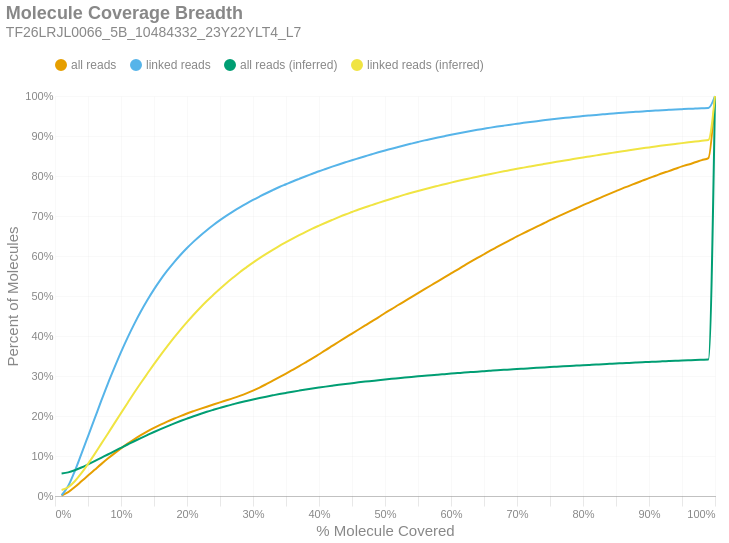

The cell this chart's notebook holds for it:
### Markdown cell above
### Molecule Read Coverage
This chart shows molecule coverage breadth as computed by the number of bases aligned to that molecule. In other words, "*how much of each unique long molecule is actually sequenced/aligned?*" Keep in mind there is a distinction between sequences and alignments, since some sequences belonging to a particular molecule may not align well and wouldn't appear in the alignment data. This chart also shows molecule coverage breadth as computed by the *inferred fragment* from which the aligned sequences originate. Unlike read coverage, this calculation takes into account the total insert size, including unsequenced gaps between the forward and reverse reads. Like the previous figures, these are cumulative percents.

### Code cell
if SKIPLR:
    print_html(f"Skipped")
else:
    binned_df = consolidated_hist(valids['coverage_bp'], mask, 0.01, True)
    binned_df_inf = consolidated_hist(valids['coverage_inserts'], mask, 0.01, True)
    binned_df = binned_df.with_columns(pl.lit(binned_df_inf['all reads (cumsum)']).alias('all reads (inferred)'))
    binned_df = binned_df.with_columns(pl.lit(binned_df_inf['linked reads (cumsum)']).alias('linked reads (inferred)'))
    binned_df = binned_df.with_columns(
        (pl.col('bin').cast(pl.Float64) + 0.01).alias('right_edge')
    )

    with SafeRender(binned_df):
        (
            density_plot(binned_df, 'Molecule Coverage Breadth', samplename, 'molcov', ['all reads (inferred)','linked reads (inferred)'])
            .encode(
                #x=alt.X('bin:Q', title="% Molecule Covered").axis(format = '%').scale(padding=0),
                x=alt.X('right_edge:Q', title="% Molecule Covered").axis(format='%').scale(padding=0),
                y=alt.Y('value:Q', title='Percent of Molecules')
                    .axis(format='%')
                    .stack(False)
                    .scale(domainMin=0, padding=0),
                color=alt.Color("key:N").scale(domain = ["all reads", "linked reads", "all reads (inferred)", "linked reads (inferred)"]),
                tooltip = [
                    alt.Tooltip("key:N", title = "Data Type"),
                    alt.Tooltip("range_label:N", title="% Molecule Covered"),
                    alt.Tooltip("value:Q", format = ".2%", title="% Molecules")
                ]
            )
        ).display()

### Figure 1 — Vega-Lite specification as saved in the notebook (floating-point values rounded to 4 significant figures)
{"width": "container", "height": 400, "config": {"title": {"anchor": "start", "dy": -15, "fontSize": 18, "color": "#888888", "subtitleColor": "#888888", "subtitleFontSize": 14}, "arc": {"fill": "#0072B2"}, "axis": {"domainColor": "#888888", "domainWidth": 0.5, "gridWidth": 0.2, "grid": false, "titleFontWeight": 400, "titleFontSize": 15, "labelFontSize": 11, "labelColor": "#888888", "tickColor": "#888888", "tickWidth": 0.2, "titleColor": "#888888"}, "axisBand": {"grid": false}, "axisX": {"grid": true, "tickSize": 10, "domainCap": "round"}, "axisY": {"domain": false, "grid": true, "tickSize": 0, "domainCap": "round"}, "background": "transparent", "header": {"labelFontSize": 15, "labelColor": "#888888", "titleFontSize": 15, "titleFontWeight": 600, "titleColor": "#888888"}, "legend": {"labelFont": "sans-serif", "labelFontSize": 12, "labelColor": "#888888", "symbolSize": 100, "symbolType": "circle", "titleFontSize": 12, "titlePadding": 10, "titleColor": "#888888", "title": null, "orient": "top"}, "range": {"category": ["#E69F00", "#56B4E9", "#009E73", "#F0E442", "#0072B2", "#D55E00", "#CC79A7", "#000000"], "diverging": ["#cfe8f3", "#a2d4ec", "#73bfe2", "#46abdb", "#1696d2", "#12719e"]}, "area": {"fill": "#0072B2", "fillOpacity": 0.7, "line": true, "strokeOpacity": 0.7}, "line": {"color": "#0072B2", "stroke": "#0072B2", "strokeWidth": 2}, "trail": {"color": "#0072B2", "stroke": "#0072B2", "strokeWidth": 0, "size": 1}, "point": {"filled": true, "fillOpacity": 1.0, "size": 95}, "text": {"color": "#888888", "fontSize": 11, "align": "right", "fontWeight": 400, "size": 11}, "bar": {"fill": "#0072B2", "stroke": null}, "view": {"stroke": null, "continuousWidth": 660, "continuousHeight": 400}}, "data": {"name": "data-2658d201acc51cc00e4a8d46a4c5c7e2"}, "mark": {"type": "line", "interpolate": "monotone", "point": {"opacity": 0, "size": 275}}, "encoding": {"color": {"field": "key", "scale": {"domain": ["all reads", "linked reads", "all reads (inferred)", "linked reads (inferred)"]}, "type": "nominal"}, "tooltip": [{"field": "key", "title": "Data Type", "type": "nominal"}, {"field": "range_label", "title": "% Molecule Covered", "type": "nominal"}, {"field": "value", "format": ".2%", "title": "% Molecules", "type": "quantitative"}], "x": {"axis": {"format": "%"}, "field": "right_edge", "scale": {"padding": 0}, "title": "% Molecule Covered", "type": "quantitative"}, "y": {"axis": {"format": "%"}, "field": "value", "scale": {"domainMin": 0, "padding": 0}, "stack": false, "title": "Percent of Molecules", "type": "quantitative"}}, "params": [{"name": "param_c36ac31b6afebe62", "select": {"type": "point", "fields": ["key"]}, "bind": "legend"}], "title": {"text": "Molecule Coverage Breadth", "subtitle": "TF26LRJL0066_5B_10484332_23Y22YLT4_L7"}, "transform": [{"fold": ["all reads (cumsum)", "linked reads (cumsum)", "all reads (inferred)", "linked reads (inferred)"]}, {"calculate": "replace(datum.key, ' (cumsum)', '')", "as": "key"}, {"filter": {"param": "param_c36ac31b6afebe62"}}], "usermeta": {"embedOptions": {"downloadFileName": "TF26LRJL0066_5B_10484332_23Y22YLT4_L7.molcov"}}, "$schema": "https://vega.github.io/schema/vega-lite/v6.4.1.json", "datasets": {"data-2658d201acc51cc00e4a8d46a4c5c7e2": [{"bin": "0.0", "interval": "0.0-0.01", "all reads": 0.001047, "linked reads": 0.001907, "all reads (cumsum)": 0.001047, "linked reads (cumsum)": 0.001907, "range_label": "0.0-0.01", "all reads (inferred)": 0.05631, "linked reads (inferred)": 0.01516, "right_edge": 0.01}, {"bin": "0.01", "interval": "0.01-0.02", "all reads": 0.008443, "linked reads": 0.02286, "all reads (cumsum)": 0.00949, "linked reads (cumsum)": 0.02477, "range_label": "0.01-0.02", "all reads (inferred)": 0.05908, "linked reads (inferred)": 0.02197, "right_edge": 0.02}, {"bin": "0.02", "interval": "0.02-0.03", "all reads": 0.01293, "linked reads": 0.03755, "all reads (cumsum)": 0.02242, "linked reads (cumsum)": 0.06232, "range_label": "0.02-0.03", "all reads (inferred)": 0.0644, "linked reads (inferred)": 0.03692, "right_edge": 0.03}, {"bin": "0.03", "interval": "0.03-0.04", "all reads": 0.0143, "linked reads": 0.04309, "all reads (cumsum)": 0.03672, "linked reads (cumsum)": 0.1054, "range_label": "0.03-0.04", "all reads (inferred)": 0.07121, "linked reads (inferred)": 0.05698, "right_edge": 0.04}, {"bin": "0.04", "interval": "0.04-0.05", "all reads": 0.01437, "linked reads": 0.04382, "all reads (cumsum)": 0.05109, "linked reads (cumsum)": 0.1492, "range_label": "0.04-0.05", "all reads (inferred)": 0.07903, "linked reads (inferred)": 0.08017, "right_edge": 0.05}, {"bin": "0.05", "interval": "0.05-0.06", "all reads": 0.01431, "linked reads": 0.04406, "all reads (cumsum)": 0.0654, "linked reads (cumsum)": 0.1933, "range_label": "0.05-0.06", "all reads (inferred)": 0.08715, "linked reads (inferred)": 0.1047, "right_edge": 0.06}, {"bin": "0.06", "interval": "0.06-0.07", "all reads": 0.01432, "linked reads": 0.04435, "all reads (cumsum)": 0.07971, "linked reads (cumsum)": 0.2376, "range_label": "0.06-0.07", "all reads (inferred)": 0.09548, "linked reads (inferred)": 0.1302, "right_edge": 0.07}, {"bin": "0.07", "interval": "0.07-0.08", "all reads": 0.01383, "linked reads": 0.04291, "all reads (cumsum)": 0.09354, "linked reads (cumsum)": 0.2805, "range_label": "0.07-0.08", "all reads (inferred)": 0.1038, "linked reads (inferred)": 0.1555, "right_edge": 0.08}, {"bin": "0.08", "interval": "0.08-0.09", "all reads": 0.01298, "linked reads": 0.0403, "all reads (cumsum)": 0.1065, "linked reads (cumsum)": 0.3208, "range_label": "0.08-0.09", "all reads (inferred)": 0.1122, "linked reads (inferred)": 0.1816, "right_edge": 0.09}, {"bin": "0.09", "interval": "0.09-0.1", "all reads": 0.01255, "linked reads": 0.03891, "all reads (cumsum)": 0.1191, "linked reads (cumsum)": 0.3598, "range_label": "0.09-0.1", "all reads (inferred)": 0.1205, "linked reads (inferred)": 0.2073, "right_edge": 0.1}, {"bin": "0.1", "interval": "0.1-0.11", "all reads": 0.01172, "linked reads": 0.03625, "all reads (cumsum)": 0.1308, "linked reads (cumsum)": 0.396, "range_label": "0.1-0.11", "all reads (inferred)": 0.1288, "linked reads (inferred)": 0.2327, "right_edge": 0.11}, {"bin": "0.11", "interval": "0.11-0.12", "all reads": 0.01095, "linked reads": 0.03374, "all reads (cumsum)": 0.1417, "linked reads (cumsum)": 0.4297, "range_label": "0.11-0.12", "all reads (inferred)": 0.1369, "linked reads (inferred)": 0.258, "right_edge": 0.12}, {"bin": "0.12", "interval": "0.12-0.13", "all reads": 0.01023, "linked reads": 0.03146, "all reads (cumsum)": 0.152, "linked reads (cumsum)": 0.4612, "range_label": "0.12-0.13", "all reads (inferred)": 0.1448, "linked reads (inferred)": 0.2825, "right_edge": 0.13}, {"bin": "0.13", "interval": "0.13-0.14", "all reads": 0.009442, "linked reads": 0.02873, "all reads (cumsum)": 0.1614, "linked reads (cumsum)": 0.4899, "range_label": "0.13-0.14", "all reads (inferred)": 0.1524, "linked reads (inferred)": 0.3062, "right_edge": 0.14}, {"bin": "0.14", "interval": "0.14-0.15", "all reads": 0.0088, "linked reads": 0.02653, "all reads (cumsum)": 0.1702, "linked reads (cumsum)": 0.5165, "range_label": "0.14-0.15", "all reads (inferred)": 0.16, "linked reads (inferred)": 0.3297, "right_edge": 0.15}, {"bin": "0.15", "interval": "0.15-0.16", "all reads": 0.008292, "linked reads": 0.02448, "all reads (cumsum)": 0.1785, "linked reads (cumsum)": 0.5409, "range_label": "0.15-0.16", "all reads (inferred)": 0.1672, "linked reads (inferred)": 0.3524, "right_edge": 0.16}, {"bin": "0.16", "interval": "0.16-0.17", "all reads": 0.007575, "linked reads": 0.02229, "all reads (cumsum)": 0.1861, "linked reads (cumsum)": 0.5632, "range_label": "0.16-0.17", "all reads (inferred)": 0.1742, "linked reads (inferred)": 0.3741, "right_edge": 0.17}, {"bin": "0.17", "interval": "0.17-0.18", "all reads": 0.007096, "linked reads": 0.02034, "all reads (cumsum)": 0.1932, "linked reads (cumsum)": 0.5836, "range_label": "0.17-0.18", "all reads (inferred)": 0.181, "linked reads (inferred)": 0.3952, "right_edge": 0.18}, {"bin": "0.18", "interval": "0.18-0.19", "all reads": 0.006693, "linked reads": 0.01883, "all reads (cumsum)": 0.1999, "linked reads (cumsum)": 0.6024, "range_label": "0.18-0.19", "all reads (inferred)": 0.1874, "linked reads (inferred)": 0.4153, "right_edge": 0.19}, {"bin": "0.19", "interval": "0.19-0.2", "all reads": 0.006353, "linked reads": 0.01747, "all reads (cumsum)": 0.2062, "linked reads (cumsum)": 0.6199, "range_label": "0.19-0.2", "all reads (inferred)": 0.1936, "linked reads (inferred)": 0.4345, "right_edge": 0.2}, {"bin": "0.2", "interval": "0.2-0.21", "all reads": 0.005879, "linked reads": 0.01602, "all reads (cumsum)": 0.2121, "linked reads (cumsum)": 0.6359, "range_label": "0.2-0.21", "all reads (inferred)": 0.1995, "linked reads (inferred)": 0.4531, "right_edge": 0.21}, {"bin": "0.21", "interval": "0.21-0.22", "all reads": 0.005669, "linked reads": 0.01495, "all reads (cumsum)": 0.2178, "linked reads (cumsum)": 0.6508, "range_label": "0.21-0.22", "all reads (inferred)": 0.2051, "linked reads (inferred)": 0.4707, "right_edge": 0.22}, {"bin": "0.22", "interval": "0.22-0.23", "all reads": 0.005519, "linked reads": 0.01375, "all reads (cumsum)": 0.2233, "linked reads (cumsum)": 0.6646, "range_label": "0.22-0.23", "all reads (inferred)": 0.2105, "linked reads (inferred)": 0.4874, "right_edge": 0.23}, {"bin": "0.23", "interval": "0.23-0.24", "all reads": 0.005439, "linked reads": 0.0129, "all reads (cumsum)": 0.2287, "linked reads (cumsum)": 0.6775, "range_label": "0.23-0.24", "all reads (inferred)": 0.2155, "linked reads (inferred)": 0.5029, "right_edge": 0.24}, {"bin": "0.24", "interval": "0.24-0.25", "all reads": 0.005341, "linked reads": 0.01209, "all reads (cumsum)": 0.2341, "linked reads (cumsum)": 0.6896, "range_label": "0.24-0.25", "all reads (inferred)": 0.2203, "linked reads (inferred)": 0.518, "right_edge": 0.25}, {"bin": "0.25", "interval": "0.25-0.26", "all reads": 0.005239, "linked reads": 0.01134, "all reads (cumsum)": 0.2393, "linked reads (cumsum)": 0.7009, "range_label": "0.25-0.26", "all reads (inferred)": 0.225, "linked reads (inferred)": 0.5326, "right_edge": 0.26}, {"bin": "0.26", "interval": "0.26-0.27", "all reads": 0.00532, "linked reads": 0.01049, "all reads (cumsum)": 0.2446, "linked reads (cumsum)": 0.7114, "range_label": "0.26-0.27", "all reads (inferred)": 0.2294, "linked reads (inferred)": 0.5463, "right_edge": 0.27}, {"bin": "0.27", "interval": "0.27-0.28", "all reads": 0.005824, "linked reads": 0.0101, "all reads (cumsum)": 0.2504, "linked reads (cumsum)": 0.7215, "range_label": "0.27-0.28", "all reads (inferred)": 0.2336, "linked reads (inferred)": 0.5595, "right_edge": 0.28}, {"bin": "0.28", "interval": "0.28-0.29", "all reads": 0.006249, "linked reads": 0.009549, "all reads (cumsum)": 0.2567, "linked reads (cumsum)": 0.7311, "range_label": "0.28-0.29", "all reads (inferred)": 0.2376, "linked reads (inferred)": 0.5716, "right_edge": 0.29}, {"bin": "0.29", "interval": "0.29-0.3", "all reads": 0.006844, "linked reads": 0.00895, "all reads (cumsum)": 0.2635, "linked reads (cumsum)": 0.74, "range_label": "0.29-0.3", "all reads (inferred)": 0.2414, "linked reads (inferred)": 0.5836, "right_edge": 0.3}, {"bin": "0.3", "interval": "0.3-0.31", "all reads": 0.007619, "linked reads": 0.008555, "all reads (cumsum)": 0.2712, "linked reads (cumsum)": 0.7486, "range_label": "0.3-0.31", "all reads (inferred)": 0.245, "linked reads (inferred)": 0.5947, "right_edge": 0.31}, {"bin": "0.31", "interval": "0.31-0.32", "all reads": 0.008397, "linked reads": 0.008336, "all reads (cumsum)": 0.2796, "linked reads (cumsum)": 0.7569, "range_label": "0.31-0.32", "all reads (inferred)": 0.2483, "linked reads (inferred)": 0.6052, "right_edge": 0.32}, {"bin": "0.32", "interval": "0.32-0.33", "all reads": 0.008721, "linked reads": 0.007877, "all reads (cumsum)": 0.2883, "linked reads (cumsum)": 0.7648, "range_label": "0.32-0.33", "all reads (inferred)": 0.2516, "linked reads (inferred)": 0.6154, "right_edge": 0.33}, {"bin": "0.33", "interval": "0.33-0.34", "all reads": 0.008819, "linked reads": 0.007667, "all reads (cumsum)": 0.2971, "linked reads (cumsum)": 0.7725, "range_label": "0.33-0.34", "all reads (inferred)": 0.2548, "linked reads (inferred)": 0.6252, "right_edge": 0.34}, {"bin": "0.34", "interval": "0.34-0.35", "all reads": 0.008927, "linked reads": 0.006959, "all reads (cumsum)": 0.306, "linked reads (cumsum)": 0.7794, "range_label": "0.34-0.35", "all reads (inferred)": 0.2577, "linked reads (inferred)": 0.6344, "right_edge": 0.35}, {"bin": "0.35", "interval": "0.35-0.36", "all reads": 0.009222, "linked reads": 0.006945, "all reads (cumsum)": 0.3152, "linked reads (cumsum)": 0.7864, "range_label": "0.35-0.36", "all reads (inferred)": 0.2606, "linked reads (inferred)": 0.6435, "right_edge": 0.36}, {"bin": "0.36", "interval": "0.36-0.37", "all reads": 0.009324, "linked reads": 0.006564, "all reads (cumsum)": 0.3246, "linked reads (cumsum)": 0.7929, "range_label": "0.36-0.37", "all reads (inferred)": 0.2635, "linked reads (inferred)": 0.6522, "right_edge": 0.37}, {"bin": "0.37", "interval": "0.37-0.38", "all reads": 0.009729, "linked reads": 0.006435, "all reads (cumsum)": 0.3343, "linked reads (cumsum)": 0.7994, "range_label": "0.37-0.38", "all reads (inferred)": 0.2662, "linked reads (inferred)": 0.6606, "right_edge": 0.38}, {"bin": "0.38", "interval": "0.38-0.39", "all reads": 0.009852, "linked reads": 0.006171, "all reads (cumsum)": 0.3441, "linked reads (cumsum)": 0.8055, "range_label": "0.38-0.39", "all reads (inferred)": 0.2687, "linked reads (inferred)": 0.6684, "right_edge": 0.39}, {"bin": "0.39", "interval": "0.39-0.4", "all reads": 0.01021, "linked reads": 0.00634, "all reads (cumsum)": 0.3544, "linked reads (cumsum)": 0.8119, "range_label": "0.39-0.4", "all reads (inferred)": 0.2711, "linked reads (inferred)": 0.6758, "right_edge": 0.4}, {"bin": "0.4", "interval": "0.4-0.41", "all reads": 0.01016, "linked reads": 0.005759, "all reads (cumsum)": 0.3645, "linked reads (cumsum)": 0.8176, "range_label": "0.4-0.41", "all reads (inferred)": 0.2734, "linked reads (inferred)": 0.6831, "right_edge": 0.41}, {"bin": "0.41", "interval": "0.41-0.42", "all reads": 0.01056, "linked reads": 0.005689, "all reads (cumsum)": 0.3751, "linked reads (cumsum)": 0.8233, "range_label": "0.41-0.42", "all reads (inferred)": 0.2757, "linked reads (inferred)": 0.6902, "right_edge": 0.42}, {"bin": "0.42", "interval": "0.42-0.43", "all reads": 0.01055, "linked reads": 0.005585, "all reads (cumsum)": 0.3856, "linked reads (cumsum)": 0.8289, "range_label": "0.42-0.43", "all reads (inferred)": 0.2779, "linked reads (inferred)": 0.6971, "right_edge": 0.43}, {"bin": "0.43", "interval": "0.43-0.44", "all reads": 0.01024, "linked reads": 0.00532, "all reads (cumsum)": 0.3959, "linked reads (cumsum)": 0.8342, "range_label": "0.43-0.44", "all reads (inferred)": 0.2801, "linked reads (inferred)": 0.7038, "right_edge": 0.44}, {"bin": "0.44", "interval": "0.44-0.45", "all reads": 0.01017, "linked reads": 0.005252, "all reads (cumsum)": 0.4061, "linked reads (cumsum)": 0.8395, "range_label": "0.44-0.45", "all reads (inferred)": 0.2821, "linked reads (inferred)": 0.71, "right_edge": 0.45}, {"bin": "0.45", "interval": "0.45-0.46", "all reads": 0.01019, "linked reads": 0.004996, "all reads (cumsum)": 0.4162, "linked reads (cumsum)": 0.8445, "range_label": "0.45-0.46", "all reads (inferred)": 0.2841, "linked reads (inferred)": 0.7162, "right_edge": 0.46}, {"bin": "0.46", "interval": "0.46-0.47", "all reads": 0.01021, "linked reads": 0.004986, "all reads (cumsum)": 0.4265, "linked reads (cumsum)": 0.8495, "range_label": "0.46-0.47", "all reads (inferred)": 0.286, "linked reads (inferred)": 0.7219, "right_edge": 0.47}, {"bin": "0.47", "interval": "0.47-0.48", "all reads": 0.0103, "linked reads": 0.004973, "all reads (cumsum)": 0.4368, "linked reads (cumsum)": 0.8544, "range_label": "0.47-0.48", "all reads (inferred)": 0.2877, "linked reads (inferred)": 0.7273, "right_edge": 0.48}, {"bin": "0.48", "interval": "0.48-0.49", "all reads": 0.009884, "linked reads": 0.004838, "all reads (cumsum)": 0.4466, "linked reads (cumsum)": 0.8593, "range_label": "0.48-0.49", "all reads (inferred)": 0.2895, "linked reads (inferred)": 0.7328, "right_edge": 0.49}, {"bin": "0.49", "interval": "0.49-0.5", "all reads": 0.01086, "linked reads": 0.00453, "all reads (cumsum)": 0.4575, "linked reads (cumsum)": 0.8638, "range_label": "0.49-0.5", "all reads (inferred)": 0.2912, "linked reads (inferred)": 0.7381, "right_edge": 0.5}, {"bin": "0.5", "interval": "0.5-0.51", "all reads": 0.009515, "linked reads": 0.004357, "all reads (cumsum)": 0.467, "linked reads (cumsum)": 0.8682, "range_label": "0.5-0.51", "all reads (inferred)": 0.2929, "linked reads (inferred)": 0.7433, "right_edge": 0.51}, {"bin": "0.51", "interval": "0.51-0.52", "all reads": 0.01047, "linked reads": 0.004509, "all reads (cumsum)": 0.4775, "linked reads (cumsum)": 0.8727, "range_label": "0.51-0.52", "all reads (inferred)": 0.2945, "linked reads (inferred)": 0.7483, "right_edge": 0.52}, {"bin": "0.52", "interval": "0.52-0.53", "all reads": 0.009817, "linked reads": 0.004239, "all reads (cumsum)": 0.4873, "linked reads (cumsum)": 0.8769, "range_label": "0.52-0.53", "all reads (inferred)": 0.2962, "linked reads (inferred)": 0.7534, "right_edge": 0.53}, {"bin": "0.53", "interval": "0.53-0.54", "all reads": 0.0101, "linked reads": 0.004102, "all reads (cumsum)": 0.4974, "linked reads (cumsum)": 0.881, "range_label": "0.53-0.54", "all reads (inferred)": 0.2977, "linked reads (inferred)": 0.7582, "right_edge": 0.54}, {"bin": "0.54", "interval": "0.54-0.55", "all reads": 0.00977, "linked reads": 0.004052, "all reads (cumsum)": 0.5072, "linked reads (cumsum)": 0.8851, "range_label": "0.54-0.55", "all reads (inferred)": 0.2992, "linked reads (inferred)": 0.7627, "right_edge": 0.55}, {"bin": "0.55", "interval": "0.55-0.56", "all reads": 0.00992, "linked reads": 0.003958, "all reads (cumsum)": 0.5171, "linked reads (cumsum)": 0.889, "range_label": "0.55-0.56", "all reads (inferred)": 0.3006, "linked reads (inferred)": 0.7669, "right_edge": 0.56}, {"bin": "0.56", "interval": "0.56-0.57", "all reads": 0.009774, "linked reads": 0.003615, "all reads (cumsum)": 0.5269, "linked reads (cumsum)": 0.8926, "range_label": "0.56-0.57", "all reads (inferred)": 0.302, "linked reads (inferred)": 0.7713, "right_edge": 0.57}, {"bin": "0.57", "interval": "0.57-0.58", "all reads": 0.009609, "linked reads": 0.003515, "all reads (cumsum)": 0.5365, "linked reads (cumsum)": 0.8961, "range_label": "0.57-0.58", "all reads (inferred)": 0.3034, "linked reads (inferred)": 0.7754, "right_edge": 0.58}, {"bin": "0.58", "interval": "0.58-0.59", "all reads": 0.009868, "linked reads": 0.003463, "all reads (cumsum)": 0.5463, "linked reads (cumsum)": 0.8996, "range_label": "0.58-0.59", "all reads (inferred)": 0.3047, "linked reads (inferred)": 0.7794, "right_edge": 0.59}, {"bin": "0.59", "interval": "0.59-0.6", "all reads": 0.01009, "linked reads": 0.003428, "all reads (cumsum)": 0.5564, "linked reads (cumsum)": 0.903, "range_label": "0.59-0.6", "all reads (inferred)": 0.306, "linked reads (inferred)": 0.7835, "right_edge": 0.6}, {"bin": "0.6", "interval": "0.6-0.61", "all reads": 0.009656, "linked reads": 0.003255, "all reads (cumsum)": 0.5661, "linked reads (cumsum)": 0.9063, "range_label": "0.6-0.61", "all reads (inferred)": 0.3073, "linked reads (inferred)": 0.7873, "right_edge": 0.61}, {"bin": "0.61", "interval": "0.61-0.62", "all reads": 0.009996, "linked reads": 0.003151, "all reads (cumsum)": 0.5761, "linked reads (cumsum)": 0.9094, "range_label": "0.61-0.62", "all reads (inferred)": 0.3085, "linked reads (inferred)": 0.7911, "right_edge": 0.62}, {"bin": "0.62", "interval": "0.62-0.63", "all reads": 0.0096, "linked reads": 0.003053, "all reads (cumsum)": 0.5857, "linked reads (cumsum)": 0.9125, "range_label": "0.62-0.63", "all reads (inferred)": 0.3097, "linked reads (inferred)": 0.7947, "right_edge": 0.63}, {"bin": "0.63", "interval": "0.63-0.64", "all reads": 0.009371, "linked reads": 0.002862, "all reads (cumsum)": 0.5951, "linked reads (cumsum)": 0.9154, "range_label": "0.63-0.64", "all reads (inferred)": 0.3109, "linked reads (inferred)": 0.7983, "right_edge": 0.64}, {"bin": "0.64", "interval": "0.64-0.65", "all reads": 0.009306, "linked reads": 0.002762, "all reads (cumsum)": 0.6044, "linked reads (cumsum)": 0.9181, "range_label": "0.64-0.65", "all reads (inferred)": 0.312, "linked reads (inferred)": 0.8017, "right_edge": 0.65}, {"bin": "0.65", "interval": "0.65-0.66", "all reads": 0.009444, "linked reads": 0.002791, "all reads (cumsum)": 0.6138, "linked reads (cumsum)": 0.9209, "range_label": "0.65-0.66", "all reads (inferred)": 0.3132, "linked reads (inferred)": 0.8051, "right_edge": 0.66}, {"bin": "0.66", "interval": "0.66-0.67", "all reads": 0.008947, "linked reads": 0.002562, "all reads (cumsum)": 0.6228, "linked reads (cumsum)": 0.9235, "range_label": "0.66-0.67", "all reads (inferred)": 0.3143, "linked reads (inferred)": 0.8084, "right_edge": 0.67}, {"bin": "0.67", "interval": "0.67-0.68", "all reads": 0.008849, "linked reads": 0.002438, "all reads (cumsum)": 0.6316, "linked reads (cumsum)": 0.9259, "range_label": "0.67-0.68", "all reads (inferred)": 0.3153, "linked reads (inferred)": 0.8117, "right_edge": 0.68}, {"bin": "0.68", "interval": "0.68-0.69", "all reads": 0.008591, "linked reads": 0.002384, "all reads (cumsum)": 0.6402, "linked reads (cumsum)": 0.9283, "range_label": "0.68-0.69", "all reads (inferred)": 0.3164, "linked reads (inferred)": 0.8148, "right_edge": 0.69}, {"bin": "0.69", "interval": "0.69-0.7", "all reads": 0.008666, "linked reads": 0.002288, "all reads (cumsum)": 0.6489, "linked reads (cumsum)": 0.9306, "range_label": "0.69-0.7", "all reads (inferred)": 0.3175, "linked reads (inferred)": 0.818, "right_edge": 0.7}, {"bin": "0.7", "interval": "0.7-0.71", "all reads": 0.008297, "linked reads": 0.002311, "all reads (cumsum)": 0.6572, "linked reads (cumsum)": 0.9329, "range_label": "0.7-0.71", "all reads (inferred)": 0.3184, "linked reads (inferred)": 0.8209, "right_edge": 0.71}, {"bin": "0.71", "interval": "0.71-0.72", "all reads": 0.008088, "linked reads": 0.002173, "all reads (cumsum)": 0.6652, "linked reads (cumsum)": 0.9351, "range_label": "0.71-0.72", "all reads (inferred)": 0.3194, "linked reads (inferred)": 0.8239, "right_edge": 0.72}, {"bin": "0.72", "interval": "0.72-0.73", "all reads": 0.008162, "linked reads": 0.002049, "all reads (cumsum)": 0.6734, "linked reads (cumsum)": 0.9371, "range_label": "0.72-0.73", "all reads (inferred)": 0.3204, "linked reads (inferred)": 0.8268, "right_edge": 0.73}, {"bin": "0.73", "interval": "0.73-0.74", "all reads": 0.007889, "linked reads": 0.002038, "all reads (cumsum)": 0.6813, "linked reads (cumsum)": 0.9392, "range_label": "0.73-0.74", "all reads (inferred)": 0.3214, "linked reads (inferred)": 0.8297, "right_edge": 0.74}, {"bin": "0.74", "interval": "0.74-0.75", "all reads": 0.00817, "linked reads": 0.002024, "all reads (cumsum)": 0.6895, "linked reads (cumsum)": 0.9412, "range_label": "0.74-0.75", "all reads (inferred)": 0.3223, "linked reads (inferred)": 0.8326, "right_edge": 0.75}, {"bin": "0.75", "interval": "0.75-0.76", "all reads": 0.007577, "linked reads": 0.001774, "all reads (cumsum)": 0.697, "linked reads (cumsum)": 0.943, "range_label": "0.75-0.76", "all reads (inferred)": 0.3232, "linked reads (inferred)": 0.8354, "right_edge": 0.76}, {"bin": "0.76", "interval": "0.76-0.77", "all reads": 0.00763, "linked reads": 0.001778, "all reads (cumsum)": 0.7047, "linked reads (cumsum)": 0.9447, "range_label": "0.76-0.77", "all reads (inferred)": 0.3242, "linked reads (inferred)": 0.8381, "right_edge": 0.77}, {"bin": "0.77", "interval": "0.77-0.78", "all reads": 0.007445, "linked reads": 0.001791, "all reads (cumsum)": 0.7121, "linked reads (cumsum)": 0.9465, "range_label": "0.77-0.78", "all reads (inferred)": 0.3251, "linked reads (inferred)": 0.8409, "right_edge": 0.78}, {"bin": "0.78", "interval": "0.78-0.79", "all reads": 0.007304, "linked reads": 0.001595, "all reads (cumsum)": 0.7194, "linked reads (cumsum)": 0.9481, "range_label": "0.78-0.79", "all reads (inferred)": 0.326, "linked reads (inferred)": 0.8436, "right_edge": 0.79}, {"bin": "0.79", "interval": "0.79-0.8", "all reads": 0.007692, "linked reads": 0.00171, "all reads (cumsum)": 0.7271, "linked reads (cumsum)": 0.9498, "range_label": "0.79-0.8", "all reads (inferred)": 0.3269, "linked reads (inferred)": 0.8463, "right_edge": 0.8}, {"bin": "0.8", "interval": "0.8-0.81", "all reads": 0.006962, "linked reads": 0.001491, "all reads (cumsum)": 0.7341, "linked reads (cumsum)": 0.9513, "range_label": "0.8-0.81", "all reads (inferred)": 0.3277, "linked reads (inferred)": 0.8489, "right_edge": 0.81}, {"bin": "0.81", "interval": "0.81-0.82", "all reads": 0.007074, "linked reads": 0.001429, "all reads (cumsum)": 0.7412, "linked reads (cumsum)": 0.9527, "range_label": "0.81-0.82", "all reads (inferred)": 0.3286, "linked reads (inferred)": 0.8516, "right_edge": 0.82}, {"bin": "0.82", "interval": "0.82-0.83", "all reads": 0.007127, "linked reads": 0.001389, "all reads (cumsum)": 0.7483, "linked reads (cumsum)": 0.9541, "range_label": "0.82-0.83", "all reads (inferred)": 0.3295, "linked reads (inferred)": 0.8543, "right_edge": 0.83}, {"bin": "0.83", "interval": "0.83-0.84", "all reads": 0.007077, "linked reads": 0.001383, "all reads (cumsum)": 0.7554, "linked reads (cumsum)": 0.9555, "range_label": "0.83-0.84", "all reads (inferred)": 0.3303, "linked reads (inferred)": 0.8568, "right_edge": 0.84}, {"bin": "0.84", "interval": "0.84-0.85", "all reads": 0.006767, "linked reads": 0.001267, "all reads (cumsum)": 0.7621, "linked reads (cumsum)": 0.9568, "range_label": "0.84-0.85", "all reads (inferred)": 0.3312, "linked reads (inferred)": 0.8594, "right_edge": 0.85}, {"bin": "0.85", "interval": "0.85-0.86", "all reads": 0.006803, "linked reads": 0.001298, "all reads (cumsum)": 0.7689, "linked reads (cumsum)": 0.9581, "range_label": "0.85-0.86", "all reads (inferred)": 0.3319, "linked reads (inferred)": 0.8617, "right_edge": 0.86}, {"bin": "0.86", "interval": "0.86-0.87", "all reads": 0.006462, "linked reads": 0.001225, "all reads (cumsum)": 0.7754, "linked reads (cumsum)": 0.9593, "range_label": "0.86-0.87", "all reads (inferred)": 0.3328, "linked reads (inferred)": 0.8643, "right_edge": 0.87}, {"bin": "0.87", "interval": "0.87-0.88", "all reads": 0.006582, "linked reads": 0.001067, "all reads (cumsum)": 0.782, "linked reads (cumsum)": 0.9604, "range_label": "0.87-0.88", "all reads (inferred)": 0.3336, "linked reads (inferred)": 0.8668, "right_edge": 0.88}, {"bin": "0.88", "interval": "0.88-0.89", "all reads": 0.006355, "linked reads": 0.00109, "all reads (cumsum)": 0.7883, "linked reads (cumsum)": 0.9615, "range_label": "0.88-0.89", "all reads (inferred)": 0.3344, "linked reads (inferred)": 0.8693, "right_edge": 0.89}, {"bin": "0.89", "interval": "0.89-0.9", "all reads": 0.006423, "linked reads": 0.001023, "all reads (cumsum)": 0.7947, "linked reads (cumsum)": 0.9625, "range_label": "0.89-0.9", "all reads (inferred)": 0.3351, "linked reads (inferred)": 0.8715, "right_edge": 0.9}, {"bin": "0.9", "interval": "0.9-0.91", "all reads": 0.005825, "linked reads": 0.001011, "all reads (cumsum)": 0.8006, "linked reads (cumsum)": 0.9635, "range_label": "0.9-0.91", "all reads (inferred)": 0.3359, "linked reads (inferred)": 0.8739, "right_edge": 0.91}, {"bin": "0.91", "interval": "0.91-0.92", "all reads": 0.006338, "linked reads": 0.001032, "all reads (cumsum)": 0.8069, "linked reads (cumsum)": 0.9645, "range_label": "0.91-0.92", "all reads (inferred)": 0.3366, "linked reads (inferred)": 0.876, "right_edge": 0.92}, {"bin": "0.92", "interval": "0.92-0.93", "all reads": 0.005312, "linked reads": 0.0008715, "all reads (cumsum)": 0.8122, "linked reads (cumsum)": 0.9654, "range_label": "0.92-0.93", "all reads (inferred)": 0.3373, "linked reads (inferred)": 0.8781, "right_edge": 0.93}, {"bin": "0.93", "interval": "0.93-0.94", "all reads": 0.005887, "linked reads": 0.0008673, "all reads (cumsum)": 0.8181, "linked reads (cumsum)": 0.9663, "range_label": "0.93-0.94", "all reads (inferred)": 0.338, "linked reads (inferred)": 0.8802, "right_edge": 0.94}, {"bin": "0.94", "interval": "0.94-0.95", "all reads": 0.005892, "linked reads": 0.0007841, "all reads (cumsum)": 0.824, "linked reads (cumsum)": 0.9671, "range_label": "0.94-0.95", "all reads (inferred)": 0.3387, "linked reads (inferred)": 0.8822, "right_edge": 0.95}, {"bin": "0.95", "interval": "0.95-0.96", "all reads": 0.004884, "linked reads": 0.0007737, "all reads (cumsum)": 0.8289, "linked reads (cumsum)": 0.9678, "range_label": "0.95-0.96", "all reads (inferred)": 0.3393, "linked reads (inferred)": 0.8841, "right_edge": 0.96}, {"bin": "0.96", "interval": "0.96-0.97", "all reads": 0.005395, "linked reads": 0.0007196, "all reads (cumsum)": 0.8343, "linked reads (cumsum)": 0.9685, "range_label": "0.96-0.97", "all reads (inferred)": 0.3399, "linked reads (inferred)": 0.886, "right_edge": 0.97}, {"bin": "0.97", "interval": "0.97-0.98", "all reads": 0.005438, "linked reads": 0.0007217, "all reads (cumsum)": 0.8397, "linked reads (cumsum)": 0.9693, "range_label": "0.97-0.98", "all reads (inferred)": 0.3406, "linked reads (inferred)": 0.888, "right_edge": 0.98}, {"bin": "0.98", "interval": "0.98-0.99", "all reads": 0.005069, "linked reads": 0.0006635, "all reads (cumsum)": 0.8448, "linked reads (cumsum)": 0.9699, "range_label": "0.98-0.99", "all reads (inferred)": 0.3413, "linked reads (inferred)": 0.8899, "right_edge": 0.99}, {"bin": "0.99", "interval": "0.99-1.0", "all reads": 0.1552, "linked reads": 0.03007, "all reads (cumsum)": 1.0, "linked reads (cumsum)": 1.0, "range_label": "0.99-1.0", "all reads (inferred)": 1.0, "linked reads (inferred)": 1.0, "right_edge": 1.0}]}}
